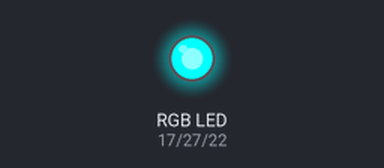
A program run on a simulated Raspberry Pi (BCM pin numbers). Parts: an RGB LED mixed from three pins (HIGH = lit).

Above: at 0.5 s.
At 1.5 s:
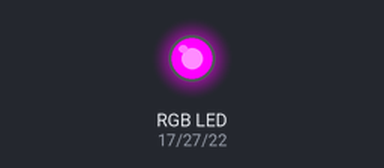
At 5.5 s:
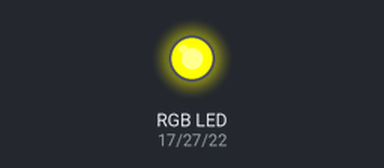
Timing chart, 0 to 6.9 s (numbered marks = the images above):
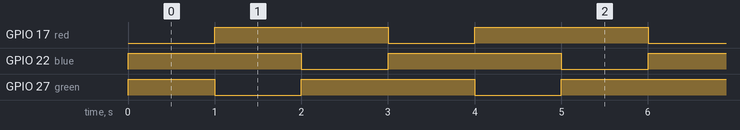

Measured:
- by itself, GPIO 17 (red), GPIO 22 (blue), GPIO 27 (green): alternates HIGH for 2.0 s and LOW for 1.0 s
- by itself, everything shown: repeats every 3.0 s, in 3 steps

The program:

rgb_blink.py
```python
# LED RGB 깜빡이기
# 전압이 5v가 들어가진 경우 True, False가 반대로 되어야 함
import RPi.GPIO as GPIO
import time

# is_run = True
red = 17
green = 27
blue = 22

GPIO.setmode(GPIO.BCM)
GPIO.setup(red,GPIO.OUT)
GPIO.setup(green,GPIO.OUT)
GPIO.setup(blue,GPIO.OUT)

# 초기화
GPIO.output(red, True)
GPIO.output(green, True)
GPIO.output(blue, True)

# 불 들어오는 부분
try:
    while(True):
        GPIO.output(red, False) # Red 켜지는 부분
        GPIO.output(blue, True)
        GPIO.output(green,True)
        time.sleep(1)

        GPIO.output(green, False) # Green 켜지는 부분
        GPIO.output(red, True)
        GPIO.output(blue, True)
        time.sleep(1)

        GPIO.output(blue, False) # Blue 켜지는 부분
        GPIO.output(green, True)
        GPIO.output(red, True)
        time.sleep(1)

except KeyboardInterrupt :
    GPIO.output(red, GPIO.HIGH)
    GPIO.output(green, GPIO.HIGH)
    GPIO.output(blue, GPIO.HIGH)
    GPIO.cleanup()
```
